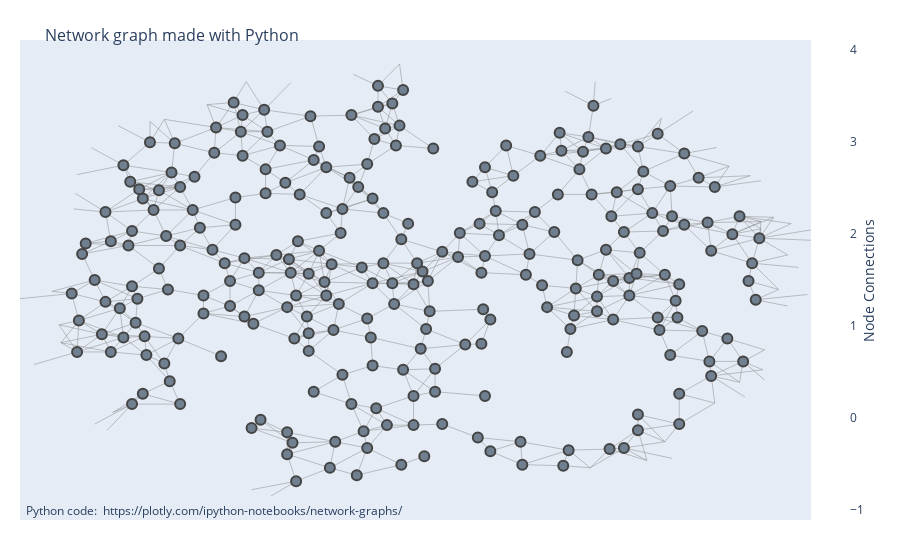

The cell this chart's notebook holds for it:
### Code cell
fig = go.Figure(data=[edge_trace, node_trace],
             layout=go.Layout(
                title='<br>Network graph made with Python',
                titlefont_size=16,
                showlegend=False,
                hovermode='closest',
                margin=dict(b=40,l=20,r=40,t=40),
                annotations=[ dict(
                    text="Python code: <a href='https://plotly.com/ipython-notebooks/network-graphs/'> https://plotly.com/ipython-notebooks/network-graphs/</a>",
                    showarrow=False,
                    xref="paper", yref="paper",
                    x=0.005, y=-0.002 ) ],
                width = 304,
                xaxis=dict(showgrid=False, zeroline=False, showticklabels=False),
                yaxis=dict(showgrid=False, zeroline=False, showticklabels=False)) )
fig.show()

### Figure 1 — Plotly figure (JSON) as saved in the notebook; plotly's stock layout.template omitted (floating-point values rounded to 4 significant figures; data arrays with more than 128 entries replaced by an {"elided": "..."} marker saying what was removed)
{"data": [{"hoverinfo": "none", "line": {"color": "#888", "width": 0.5}, "mode": "lines", "type": "scatter", "x": {"elided": "2250 float values"}, "y": {"elided": "2250 float values"}}, {"hoverinfo": "text", "marker": {"color": {"elided": "248 str values"}, "colorbar": {"thickness": 10, "title": {"side": "right", "text": "Node Connections"}, "xanchor": "left"}, "colorscale": [[0, "rgb(255,255,217)"], [0.125, "rgb(237,248,177)"], [0.25, "rgb(199,233,180)"], [0.375, "rgb(127,205,187)"], [0.5, "rgb(65,182,196)"], [0.625, "rgb(29,145,192)"], [0.75, "rgb(34,94,168)"], [0.875, "rgb(37,52,148)"], [1, "rgb(8,29,88)"]], "line": {"width": 2}, "reversescale": true, "showscale": true, "size": 10}, "mode": "markers", "text": {"elided": "248 str values"}, "type": "scatter", "x": {"elided": "248 float values"}, "y": {"elided": "248 float values"}}], "layout": {"annotations": [{"showarrow": false, "text": "Python code: <a href='https://plotly.com/ipython-notebooks/network-graphs/'> https://plotly.com/ipython-notebooks/network-graphs/</a>", "x": 0.005, "xref": "paper", "y": -0.002, "yref": "paper"}], "autosize": true, "hovermode": "closest", "margin": {"b": 40, "l": 20, "r": 40, "t": 40}, "showlegend": false, "title": {"font": {"size": 16}, "text": "<br>Network graph made with Python"}, "xaxis": {"autorange": true, "range": [14120.0, 14340.0], "showgrid": false, "showticklabels": false, "type": "linear", "zeroline": false}, "yaxis": {"autorange": true, "range": [38880.0, 39100.0], "showgrid": false, "showticklabels": false, "type": "linear", "zeroline": false}}}
